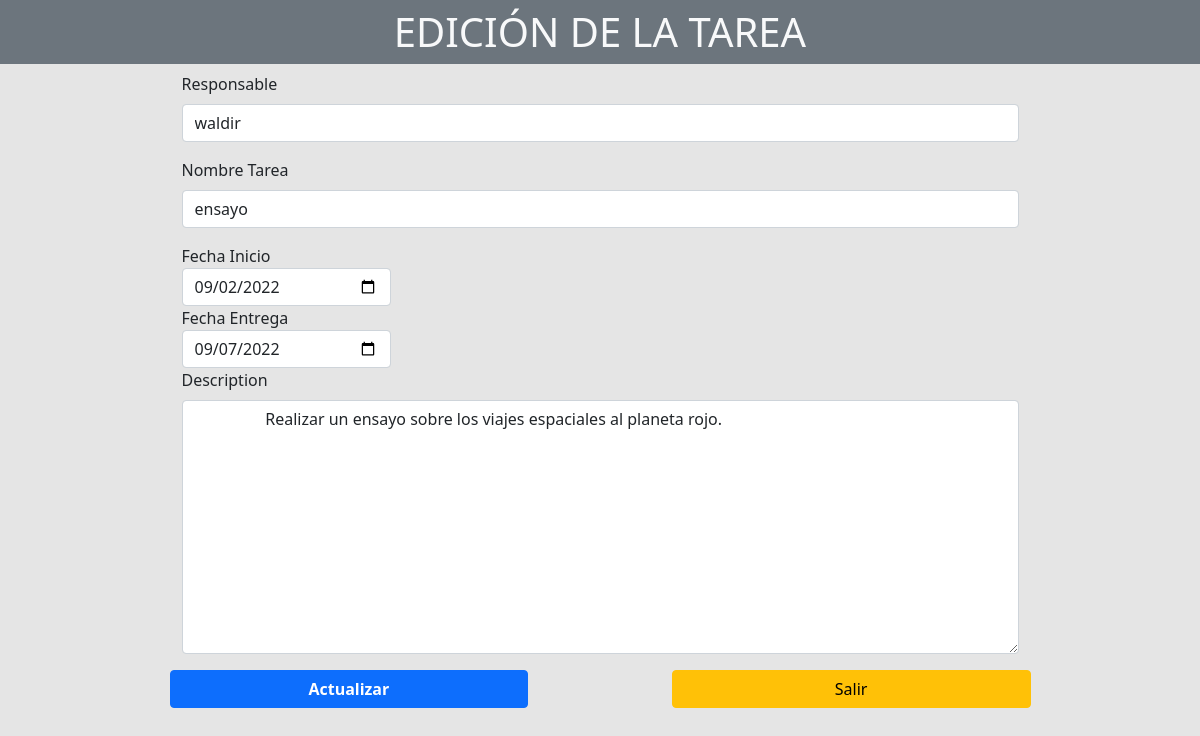
The app's page /editar/2 with its own data.
### gestion_tareas/models.py (models this page shows)
class tarea(models.Model):
    nombre_tarea = models.CharField(max_length=50,default='')
    descripcion = models.CharField(max_length=500, default='')
    fecha_de_creacion = models.DateField(default=datetime.date.today)
    fecha_entrega = models.DateField(default=datetime.date.today)
    usuario_responsable = models.CharField(max_length=128 , default='')
    estado_dela_tarea  =models.CharField(max_length=32 , default='PROGRESO')

### gestion_tareas/views.py (the view, shortened to what this page needs)
# urls.py: path('editar/<int:tareas_id>', views.editar, name='vista_edicion'),
def editar(request, tareas_id):
        tarea_info = tarea.objects.get(id = tareas_id)
        return render(request, 'gestion_tareas/vista_edicion.html',{'tareas_editar':tarea_info})

### gestion_tareas/templates/gestion_tareas/vista_edicion.html (shortened to what this page needs)
<!DOCTYPE html>
<html lang="en">
<head>
    <link href="https://cdn.jsdelivr.net/npm/bootstrap@5.0.2/dist/css/bootstrap.min.css" rel="stylesheet">
</head>
<body style="background-color: rgba(0,0,0, 0.1); height: 100vh;" >
    <h1 class="py-2 bg-secondary text-center text-light">EDICIÓN DE LA TAREA</h1>
    <div class="container d-flex justify-content-center"  >
        <form class="w-75 " action="{% url 'gestion_tareas:vista_edicion' tareas_editar.id %}" method="post">
            <div class="form-group mb-3">
                <label for="usuario_res" class="form-label">Responsable</label>
                <input type="text" value="{{ tareas_editar.usuario_responsable }}" class="form-control" name="usuario_res" id="usuario_res" aria-describedby="emailHelp" required>
            </div>
            <div class="form-group mb-3">
                <label for="tarea_nombre" class="form-label">Nombre Tarea</label>
                <input type="text" value="{{ tareas_editar.nombre_tarea }}" class="form-control" name="tarea_nombre" id="tarea_nombre" aria-describedby="emailHelp" required>
            </div>
            <div class="form-group col-md-3">
                <label for="start">Fecha Inicio</label>
                <input type="date" value="{{ tareas_editar.fecha_de_creacion|date:'Y-m-d' }}" id="start" class="form-control" name="fechainicio">
            </div>
               <div class="form-group col-md-3">
                <label for="fechaentrega">Fecha Entrega</label>
                <input type="date" value="{{ tareas_editar.fecha_entrega|date:'Y-m-d' }}" class="form-control" name="fechaentrega">
               </div>
            <div class="form-group mb-3">
                <label for="description" class="form-label">Description</label>
                <textarea name="description" value  id="description" cols="30" rows="10" type="text" class="form-control" required> {{ tareas_editar.descripcion }}</textarea>
            </div>
            <div class="row gap-md-2 justify-content-between mb-4">
                <button type="submit" class="btn btn-primary col-md-5 fw-bold" >Actualizar</button>
                <a class="btn btn-warning col-md-5 " href={% url "gestion_tareas:dashboard" %}>Salir</a>
            </div>
        </form>
    </div>
</body>
</html>

### records on screen
tarea: usuario_res "waldir", tarea_nombre "ensayo", fechainicio "09/02/2022", fechaentrega "09/07/2022", description "Realizar un ensayo sobre los viajes espaciales al planeta rojo."
